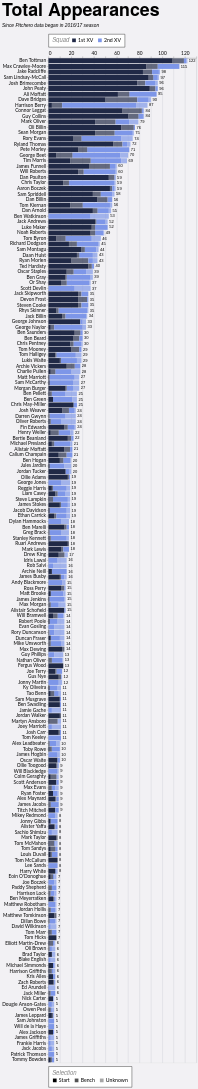

Vega-Lite specification stored for this chart:
### Vega-Lite specification from a JSON file in a GitHub repository (floating-point values rounded to 4 significant figures; data arrays with more than 128 entries replaced by an {"elided": "..."} marker saying what was removed)
{"config": {"axis": {"labelFont": "Lato, sans-serif", "titleFont": "PT Sans Narrow, Helvetica Neue, Helvetica, Arial, sans-serif", "labelFontSize": 13, "titleFontSize": 24, "gridColor": "#202947", "gridOpacity": 0.2}, "header": {"labelFont": "PT Sans Narrow, Helvetica Neue, Helvetica, Arial, sans-serif", "titleFont": "PT Sans Narrow, Helvetica Neue, Helvetica, Arial, sans-serif", "labelFontSize": 24, "titleFontSize": 28, "labelFontWeight": "bold", "orient": "left"}, "legend": {"labelFont": "Lato, sans-serif", "titleFont": "PT Sans Narrow, Helvetica Neue, Helvetica, Arial, sans-serif", "labelFontSize": 14, "titleFontSize": 16, "titlePadding": 5, "fillColor": "white", "strokeColor": "black", "padding": 10, "titleFontWeight": "lighter", "titleFontStyle": "italic", "titleColor": "gray", "offset": 10}, "title": {"font": "PT Sans Narrow, Helvetica Neue, Helvetica, Arial, sans-serif", "fontSize": 48, "fontWeight": "bold", "anchor": "start", "align": "center", "titlePadding": 20, "subtitlePadding": 10, "subtitleFontSize": 13, "subtitleColor": "", "subtitleFontStyle": "italic", "offset": 15, "color": "black"}, "axisX": {"labelAngle": 0}, "facet": {"title": null, "header": null, "align": {"row": "each", "column": "each"}}, "resolve": {"scale": {"y": "independent", "facet": "independent"}}, "background": "#f2f1f4"}, "layer": [{"mark": {"type": "bar"}, "encoding": {"color": {"field": "squad", "legend": {"labelExpr": "datum.value + ' XV'", "orient": "top", "title": "Squad", "titleOrient": "left"}, "scale": {"domain": ["1st", "2nd"], "range": ["#202946", "#7d96e8"]}, "sort": ["1st", "2nd"], "type": "nominal"}, "opacity": {"field": "start", "legend": {"orient": "bottom", "title": "Selection"}, "scale": {"domain": ["Start", "Bench", "Unknown"], "range": [1.0, 0.35, 0.2]}, "sort": ["Start", "Bench", "Unknown"], "type": "nominal"}, "order": {"field": "stack_order", "sort": "ascending", "type": "quantitative"}, "tooltip": [{"field": "player", "title": "Player", "type": "nominal"}, {"field": "squad", "title": "Squad", "type": "nominal"}, {"field": "start", "title": "Selection", "type": "nominal"}, {"aggregate": "sum", "field": "games", "title": "Games", "type": "quantitative"}, {"aggregate": "max", "field": "player_total", "title": "Total", "type": "quantitative"}], "x": {"aggregate": "sum", "axis": {"orient": "top", "title": null}, "field": "games", "type": "quantitative"}, "y": {"field": "player", "sort": {"field": "player_total", "op": "max", "order": "descending"}, "title": null, "type": "nominal"}}}, {"mark": {"type": "text", "align": "left", "baseline": "middle", "color": "black", "dx": 4, "fontSize": 11}, "encoding": {"text": {"field": "total_games", "format": ".0f", "type": "quantitative"}, "x": {"axis": {"orient": "top", "title": null}, "field": "total_games", "type": "quantitative"}, "y": {"field": "player", "sort": {"field": "player_total", "op": "max", "order": "descending"}, "title": null, "type": "nominal"}}, "transform": [{"aggregate": [{"op": "sum", "field": "games", "as": "total_games"}, {"op": "max", "field": "player_total", "as": "player_total"}], "groupby": ["player"]}]}], "data": {"name": "data-691334863d62df0bbab40dfc17293efe"}, "height": {"step": 15}, "params": [{"name": "seasonParam", "value": []}, {"name": "gameTypesParam", "value": []}, {"name": "squadParam", "value": "All"}, {"name": "positionsParam", "value": []}, {"name": "minAppsParam", "value": 5}], "title": {"text": "Total Appearances", "subtitle": "Since Pitchero data began in 2016/17 season"}, "transform": [{"filter": "length(seasonParam) === 0 || indexof(seasonParam, datum.season) >= 0"}, {"filter": "length(gameTypesParam) === 0 || indexof(gameTypesParam, datum.game_type) >= 0"}, {"filter": "squadParam === \"All\" || datum.squad === squadParam"}, {"filter": "length(positionsParam) === 0 || indexof(positionsParam, datum.position) >= 0"}, {"joinaggregate": [{"op": "sum", "field": "games", "as": "player_total"}], "groupby": ["player"]}, {"filter": "datum.player_total >= minAppsParam"}], "width": 400, "$schema": "https://vega.github.io/schema/vega-lite/v5.20.1.json", "datasets": {"data-691334863d62df0bbab40dfc17293efe": {"elided": "2204 records"}}}
